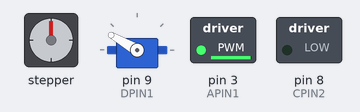
Bench run of a sketch on a simulated Arduino Uno, built with avr-gcc and run on an emulated ATmega328P. Shown: stepper motor, servo, switched loads named in the sketch (green lamp = pin HIGH). Wiring (inferred from the names in the program): stepper motor (2048 steps per turn assumed): coils pin 4, pin 5, pin 6, pin 7. Pins used as bus, display or sensor lines are not drawn; what the sketch prints to the serial monitor is not drawn.

Above: at 1.7 s.
Timing chart, 0 to 40.0 s (numbered marks = the images above):
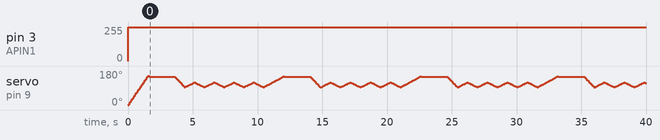

The sketch:

LO_GPAC.ino
```cpp
//Little Ottawa
//Bike Path, Wedding Horah, (Parliament Flame?)
//
//Includes a booster button for when the bike path motors
//stop and needs an extra voltage boost

//Modifed from:
//GPAC General Code
//By: Palmer Insull, palmeri@little-canada.ca
//Started: 7/6/2021
//Modified By: Nancy Pham, nancyp@little-canada.ca

//Libraries

//Custom SAMD Servo Library
#include <Servo.h>

//Accel Stepper Library
//#include <AccelStepper.h>

//Pin Definitions For Output Pins
#define APIN1 3
#define APIN2 4

#define BPIN1 5
#define BPIN2 6

#define DPIN1 9
#define DPIN2 10

//Pin Definitions For Input Pins
#define OPTO_IN 0
#define IN_1 1
#define IN_2 2

//Pin Definitions For Selectable Pins
#define CPIN1 7
#define CPIN2 8

//Servo Definitions
Servo servo_1;
Servo servo_2;
Servo servo_3;
Servo servo_4;
Servo servo_5;
Servo servo_6;
Servo servo_7;
Servo servo_8;

//An unused servo to accomdate the Struct initliazition...
Servo no_servo;


////////////////////
//TIME OF DAY CODE//
////////////////////

//Variable to store current time...
long show_time = 0;

//Activation Profiles
long Activation_Profile_1[2] = {5000, 25000};
long Activation_Profile_2[2];
long Activation_Profile_3[2];
long Activation_Profile_4[2];
long Activation_Profile_5[2];
long Activation_Profile_6[2];
long Activation_Profile_7[2];
long Activation_Profile_8[2];

////////////////////////////////////////
//DEFINE SUPPLY AND OPERATING VOLTAGES//
////////////////////////////////////////

//Supply Voltage
float Supply_Voltage = 12;

//////////////////////////
//OTHER GLOBAL VARAIBLES//
//////////////////////////

int pushButton = 0;
bool buttonFlag = false;
unsigned long boostTime = 0;
unsigned long previousTime = millis();
unsigned long currentTime = millis();
unsigned long speedUpTime = 1500; //give momentary boost for 1 second

//PWM resolution (Default of 255)
float PWM_resolution = 255;

///////////////////
//MOTION PROFILES//
///////////////////

//Profile 1 (Speed Profile) -- BIKE PATH #1
String Profile_1_Stages[5] = {"C"};
float Profile_1_Setpoints[5] = {0.5};
float Profile_1_Timings[5] = {0};

//Profile 2 (Speed Profile) -- BIKE PATH #2
String Profile_2_Stages[5] = {"C"};
float Profile_2_Setpoints[5] = {0.45};
float Profile_2_Timings[5] = {0};

//Profile 3 (Angle Profile) -- WEDDING HORAH
String Profile_3_Stages[12] = {"A", "C", "A", "A", "A", "A", "A", "A", "A", "A", "A", "A"};
float Profile_3_Setpoints[12] = {150, 150, 95, 120, 95, 120, 95, 120, 95, 120, 95, 150};
float Profile_3_Timings[12] = {1.5, 2, 0.75, 0.75, 0.75, 0.75, 0.75, 0.75, 0.75, 0.75, 0.75, 1.5};

///////////////////////////
//JOURNEY DATA STRUCTURE///
///////////////////////////

struct JOURNEY_CONFIGURATION {
  String Device;
  Servo servo;
  int PIN1;
  int PIN2;
  int PIN3;
  int PIN4;
  float Max_Voltage;
  int Zone;
  float Speed;
  long Start_Time;
  float Last_Speed;
  String *Stages;
  float *Profile_Setpoints;
  float *Profile_Timings;
  boolean ACTIVE;
  boolean CONSTANT;
  int Profile_Length;
};

/////////////////////////////////////
//SETTING UP JOURNEY CONFIGURATIONS//
/////////////////////////////////////

//Maybe make a method to do this more cleanly?

//Device ("Motor_1_Direction", "Motor_2_Direction", "Stepper, "Servo")
//Servo Object (no_servo or servo_#)
//Pin_1, Pin_2, Pin_3, Pin_4
//Max_Voltage,
//Zone (default 0), Speed (default 0), Start_Time (default 0), Last_Speed (default 0)
//Stages[] , Setpoints[], Timings[], Num_Stages, ACTIVE)

JOURNEY_CONFIGURATION Journey_1 {"Motor_1_Direction", no_servo, APIN1, 0, 0, 0, 12, 0, 0, 0, 0, Profile_1_Stages, Profile_1_Setpoints, Profile_1_Timings, true, true, 1}; //Bike Path #1
JOURNEY_CONFIGURATION Journey_2 {"Motor_1_Direction", no_servo, BPIN1, 0, 0, 0, 12, 0, 0, 0, 0, Profile_2_Stages, Profile_2_Setpoints, Profile_2_Timings, true, true, 1}; //Bike Path #2
JOURNEY_CONFIGURATION Journey_3 {"Servo", servo_1, DPIN1, 0, 0, 0, 12, 0, 0, 0, 0, Profile_3_Stages, Profile_3_Setpoints, Profile_3_Timings, true, true, 11}; //Wedding Horah

const int Num_Journeys = 3;
JOURNEY_CONFIGURATION Journeys[Num_Journeys] = {Journey_1, Journey_2, Journey_3};

void setup() {

  //Initializing Input Pins
  pinMode(OPTO_IN, INPUT);
  pinMode(IN_1, INPUT);

  //Serial Monitor
  Serial.begin(9600);

  /////////////////
  //MOTOR CONTROL//
  /////////////////

  //Initialize Pins For Drivers, A, B, C, D

  //Initializing PWM Pins
  pinMode(APIN1, OUTPUT);
  pinMode(APIN2, OUTPUT);
  digitalWrite(APIN2, LOW);

  pinMode(BPIN1, OUTPUT);
  pinMode(BPIN2, OUTPUT);
  digitalWrite(BPIN2, LOW);


  pinMode(CPIN1, OUTPUT);
  pinMode(CPIN2, OUTPUT);
  digitalWrite(CPIN2, LOW);

  //Setting up serial monitor.
  Serial.begin(9600);

  ///////////////////
  //STEPPER CONTROL//
  ///////////////////

  /////////////////
  //SERVO CONTROL//
  /////////////////

  //Attaching Servos
  for (int J = 0; J < Num_Journeys; J++) {
    JOURNEY_CONFIGURATION &Journey = Journeys[J];
    if (Journey.Device == "Servo") {
      Journey.servo.attach(Journey.PIN1);
    }
  }

  //Holding in idle.
  //Startup();

  //Reseting start time.
  Reset_Start_Time();

}

//Reseting Start Times (On Startup)
void Reset_Start_Time() {
  //Setting Start Time For All Journeys
  for (int J = 0; J < Num_Journeys; J++) {
    JOURNEY_CONFIGURATION &Journey = Journeys[J];
    Journey.Start_Time = millis();
  }
}

//Startup, Idling
void Startup() {
  while (digitalRead(OPTO_IN) == LOW) {
    //Idling, waiting for synch pulse.
  }
}

/////////////
//MAIN LOOP//
/////////////

void loop() {

  ///////////////////
  //ANIMATION STAGE//
  ///////////////////
/*
  if (!Journeys[0].ACTIVE and !Journeys[1].ACTIVE  and !Journeys[2].ACTIVE  and !Journeys[3].ACTIVE) {
    int rando = random(1, 3);
    JOURNEY_CONFIGURATION &Journey = Journeys[rando];
    Journey.ACTIVE = true;
    Journey.Start_Time = millis();
    Journey.Zone = 0;
  }
  */

  //Button push will give a temporary voltage boost to BOTH magnorail bike paths!
  pushButton = digitalRead(IN_1);
  if (pushButton == 0){
    buttonFlag = 1;
    previousTime = millis();
    Serial.println("ButtonPushed Time: " + String(previousTime));
  }

  //Serial.print("ACTIVE Journeys: ");
  for (int J = 0; J < Num_Journeys; J++) {
    JOURNEY_CONFIGURATION &Journey = Journeys[J];

   // if (Journey.ACTIVE) {

      //Serial.print(String(J) + " ");
      long TIME = millis();
      int zone = Journey.Zone;
      long elapsed_time = TIME - Journey.Start_Time;

      if (Journey.Stages[zone] != "C") {
        Journey.Speed = float(Journey.Last_Speed) + float(elapsed_time) * float(Journey.Profile_Setpoints[zone] - Journey.Last_Speed) / float(1000 * Journey.Profile_Timings[zone]);
      } else {
        Journey.Speed = Journey.Profile_Setpoints[zone];
      }

      if (elapsed_time >= (Journey.Profile_Timings[zone] * 1000)) {
        next_stage(Journey);
      }

      if (Journey.Device == "Servo") {
        servo_run(Journey);
      } else if (Journey.Device == "Motor_1_Direction") {
          if (buttonFlag){
            boostTime = TIME - previousTime;
            if (boostTime > speedUpTime){
              buttonFlag = 0;
            }
            else{
              Journey.Speed = 0.99;
              Serial.println("J: " + String(J) + " Speed: " + String(Journey.Speed));
            }
          }
        motor_run_1_direction(Journey);
      }
    //}
  }
  //Serial.println();
}

void next_stage(JOURNEY_CONFIGURATION &Journey) {

  //Incrementing Zone
  Journey.Zone++;

  //Restarting
  if (Journey.Zone == Journey.Profile_Length) {
    Journey.Zone = 0;
    if (!Journey.CONSTANT) {
      Journey.ACTIVE = false;
    }
  }

  //Assigning Stage Properties
  Journey.Last_Speed = Journey.Speed;
  Journey.Start_Time = long(millis());
}

//Runs The 1-Directional Motor
void motor_run_1_direction(JOURNEY_CONFIGURATION &Journey) {

  if (Journey.Speed < 0 or Journey.Speed > 1) {
    //Serial.println("Invalid: Speed");
    return;
  }

  if (Journey.Max_Voltage > 12) {
    Serial.println("Invalid: Max Voltage Is Above Supply Voltage!");
    return;
  }

  float voltage_limit = Journey.Max_Voltage / 12;

  float limited_speed_ratio = voltage_limit * Journey.Speed;

  analogWrite(Journey.PIN1, limited_speed_ratio * PWM_resolution);
  //Serial.println(limited_speed_ratio);

}

//Runs The 2-Directional Motor
void motor_run_2_direction(JOURNEY_CONFIGURATION &Journey) {

  if (Journey.Speed < 0 or Journey.Speed > 1) {
    Serial.println("Invalid: Speed");
    return;
  }

  if (Journey.Max_Voltage > 12) {
    Serial.println("Invalid: Max Voltage Is Above Supply Voltage!");
    return;
  }

  float voltage_limit = Journey.Max_Voltage / 12;

  float limited_speed_ratio = voltage_limit * Journey.Speed;

  analogWrite(Journey.PIN1, limited_speed_ratio * PWM_resolution);

}

void servo_run(JOURNEY_CONFIGURATION &Journey) {
  Journey.servo.write(Journey.Speed);
  //Serial.println(Journey.Speed);
}
```

Measured:
- by itself, pin 3 (APIN1): 0/255 → 252/255 at 0.00 s
